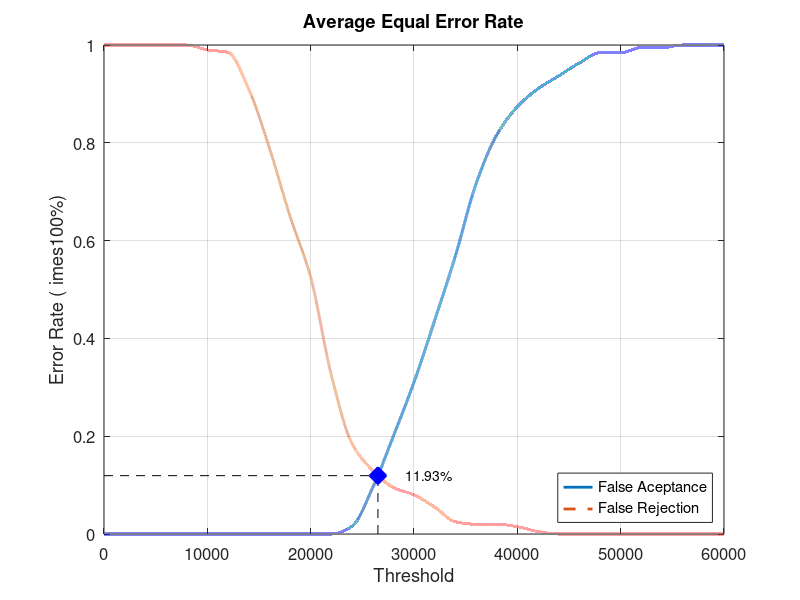
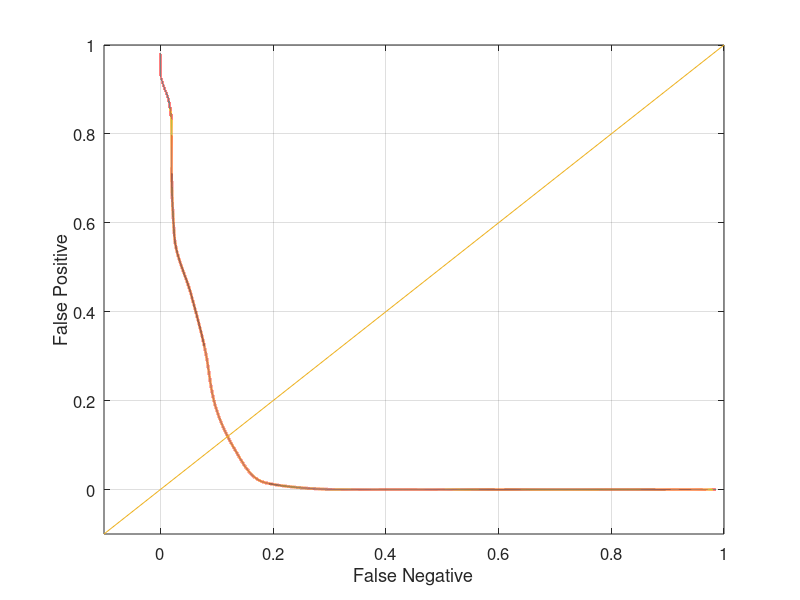

MATLAB code for these plots, in order:
close all;
clear;
clc;
x = 0:2000:60000;
xq = 0:0.5:60000;

y0 = [0 0 0 0 0 0 0 0 0 0 0 0 0.0157895 0.0947368 0.2 0.310526 0.436842 0.568421 0.715789 0.815789 0.873684 0.910526 0.936842 0.963158 0.984211 0.984211 0.994737 0.994737 1 1 1]
yy0 = interp1(x, y0, xq, 'pchip');
y1 = [1 1 1 1 1 0.99 0.985 0.91 0.79 0.65 0.525 0.325 0.185 0.13 0.095 0.08 0.055 0.025 0.02 0.02 0.015 0.005 0 0 0 0 0 0 0 0 0]
yy1 = interp1(x, y1, xq, 'pchip');

% Calculating EER: 
y2 = abs(y0 - y1);
find(y2 == min(y2))
yy2 = abs(yy0 - yy1);
xEER = find(yy2 == min(yy2));
xEERIndex = xq(xEER) % X-axis EER
yEER = yy0(xEER) % Y-axis EER

main = figure
plot(xq, yy0,'-','LineWidth', 2);	hold on
plot(xq, yy1,'--','LineWidth', 2);	hold on
plot([xEERIndex xEERIndex], [0 yEER], 'k--');	hold on
plot([0 xEERIndex], [yEER yEER], 'k--');	hold on
plot(xEERIndex, yEER, 'bx', 'LineWidth', 10);	hold on
text(xEERIndex + 10 * xEERIndex / 100, yEER, [num2str(round((10000 * yEER)) / 100) '%'])
legend('False Aceptance', 'False Rejection', 'Location', 'SouthEast')
xlabel('Threshold')
ylabel('Error Rate (	imes100%)')
title('Average Equal Error Rate')
set(gca, 'FontSize', 12)
axis([0 60000 0 1])
grid on

print(main, 'Database1_1Main', '-dpng');
FNRxFPR = figure('Color', [1 1 1]);
plot(yy1, yy0, '-', yy1, yy0, 'LineWidth', 2);
hold on
y = -0.1:0.1:1
plot(y, y); 
set(gca, 'FontSize', 12)
xlabel('False Negative')
ylabel('False Positive')
axis([-0.1 1 -0.1 1])
set(gca, 'FontSize', 12)
grid on

print(FNRxFPR, 'Database1_1FNRxFPR','-dpng');
